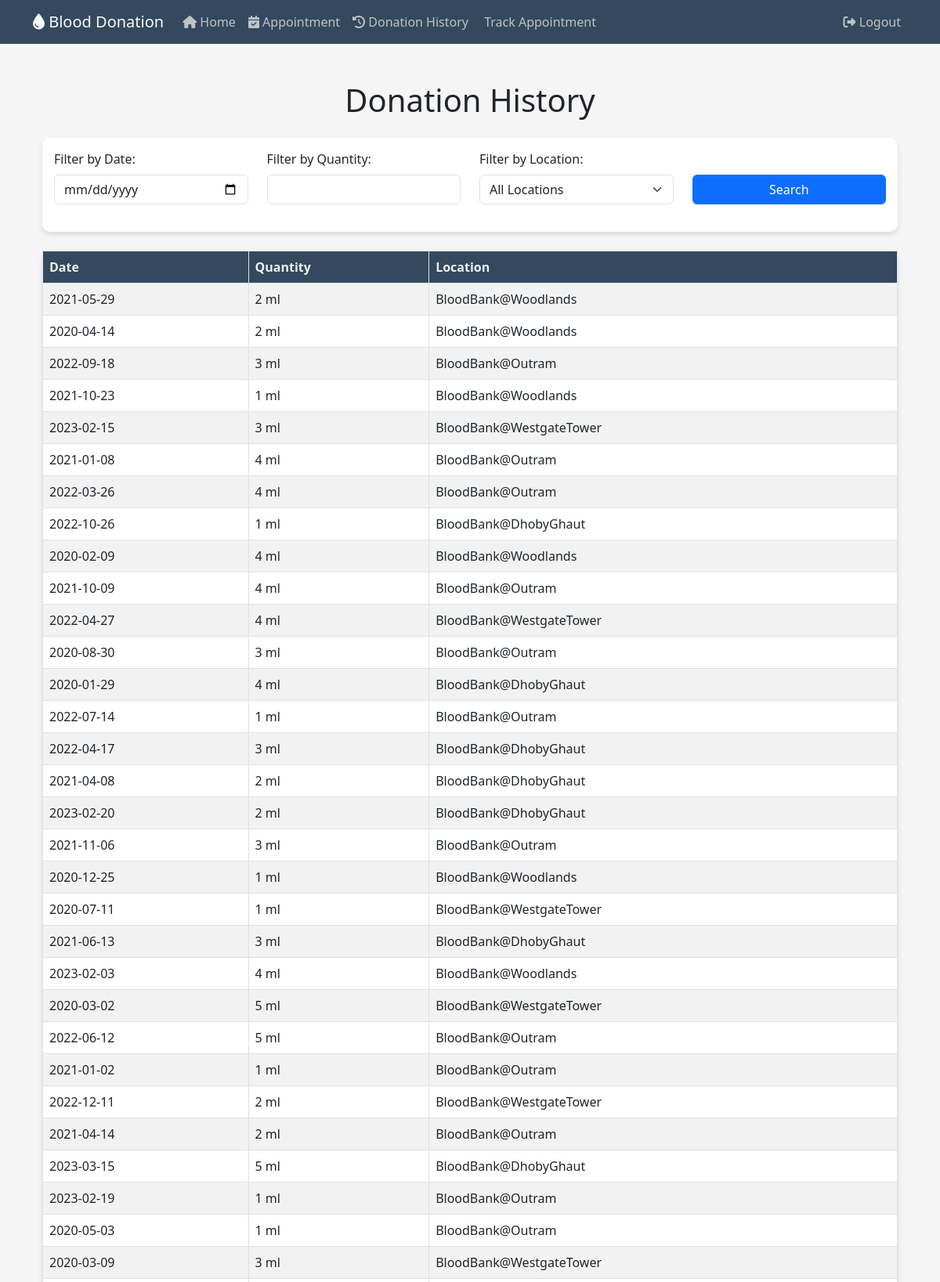
Screenshot of /donationhistory (signed in, upper part) with the database file from the repository.
### website/models.py (models this page shows)
class Donations(db.Model):
    DonationID = db.Column(db.Integer, primary_key=True, autoincrement=True)
    DonorID = db.Column(db.Integer, db.ForeignKey('donors.DonorID'))
    DonationDate = db.Column(db.Date, nullable=False)
    Quantity = db.Column(db.Integer, nullable=False)
    Location = db.Column(db.String(50), nullable=False)

### website/views.py (the view)
@views.route('/donationhistory')
def donationhistory():
    logged_in_user_email = session['email']
    user = Users.get_by_email(logged_in_user_email)
    donor_id = user.donor.DonorID
    stmt = select(Donations.DonationDate, Donations.Quantity, Donations.Location).where(Donations.DonorID == donor_id)
    result = db.session.execute(stmt)
    donations = result.fetchall()
    return render_template('donationhistory.html', donations=donations)

### website/models.py (called while the page is built)
    def get_by_email(email):
        return Users.query.filter_by(Email=email).first()

### website/templates/donationhistory.html (shortened to what this page needs)
{% extends "base.html" %}
{% block text %}
<div class="container my-5">
    <h1 class="mb-4">Donation History</h1>
    <div class="form-custom mb-4">
        <div class="row">
            <div class="col-md-3 filter-input">
                <label for="filter-date" class="form-label">Filter by Date:</label>
                <input type="date" class="form-control" id="filter-date">
            </div>
            <div class="col-md-3 filter-input">
                <label for="filter-quantity" class="form-label">Filter by Quantity:</label>
                <input type="number" class="form-control" id="filter-quantity">
            </div>
            <div class="col-md-3 filter-input">
                <label for="filter-location" class="form-label">Filter by Location:</label>
                <select class="form-select" id="filter-location">
                    <option value="">All Locations</option>
                </select>
            </div>
            <div class="col-md-3 filter-input d-flex align-items-end">
                <button class="btn btn-primary" id="search-btn">Search</button>
            </div>
        </div>
    </div>
    <table class="table table-striped table-bordered table-custom">
        <thead>
            <tr>
                <th>Date</th>
                <th>Quantity</th>
                <th>Location</th>
            </tr>
        </thead>
        <tbody>
            {% for donation in donations %}
                <tr>
                    <td>{{ donation[0] }}</td>
                    <td>{{ donation[1] }} ml</td>
                    <td>{{ donation[2] }}</td>
                </tr>
            {% else %}
                <tr>
                    <td colspan="3" class="text-center">No donations available</td>
                </tr>
            {% endfor %}
        </tbody>
    </table>
</div>
{% endblock %}

### website/static/styles.css (style rules this page uses)
body { font-family: 'Poppins', sans-serif; background-color: #f5f5f5 !important; }
h1 { font-size: 36px; margin: 20px 0; text-align: center; color: #4a4a4a; }
.btn-primary { background-color: #007bff; border-color: #007bff; transition: background-color 0.3s, border-color 0.3s; }

### website/templates/donationhistory.html (style rules this page uses)
.table-custom { background-color: #fff; border-radius: 10px; box-shadow: 0 4px 6px rgba(0, 0, 0, 0.1); }
.table-custom thead th { background-color: #34495e; color: #ecf0f1; }
.form-custom { padding: 15px; background-color: #fff; border-radius: 10px; box-shadow: 0 4px 6px rgba(0, 0, 0, 0.1); }
.filter-input { margin-bottom: 20px; }
#search-btn { width: 100%; margin-top: 30px; }

### rows the page displays
Donations: DonationDate "2021-05-29", Quantity "2", Location "BloodBank@Woodlands"
Donations: DonationDate "2020-04-14", Quantity "2", Location "BloodBank@Woodlands"
Donations: DonationDate "2022-09-18", Quantity "3", Location "BloodBank@Outram"
Donations: DonationDate "2021-10-23", Quantity "1", Location "BloodBank@Woodlands"
Donations: DonationDate "2023-02-15", Quantity "3", Location "BloodBank@WestgateTower"
Donations: DonationDate "2021-01-08", Quantity "4", Location "BloodBank@Outram"
Donations: DonationDate "2022-03-26", Quantity "4", Location "BloodBank@Outram"
Donations: DonationDate "2022-10-26", Quantity "1", Location "BloodBank@DhobyGhaut"
Donations: DonationDate "2020-02-09", Quantity "4", Location "BloodBank@Woodlands"
Donations: DonationDate "2021-10-09", Quantity "4", Location "BloodBank@Outram"
Donations: DonationDate "2022-04-27", Quantity "4", Location "BloodBank@WestgateTower"
Donations: DonationDate "2020-08-30", Quantity "3", Location "BloodBank@Outram"
Donations: DonationDate "2020-01-29", Quantity "4", Location "BloodBank@DhobyGhaut"
Donations: DonationDate "2022-07-14", Quantity "1", Location "BloodBank@Outram"
Donations: DonationDate "2022-04-17", Quantity "3", Location "BloodBank@DhobyGhaut"
Donations: DonationDate "2021-04-08", Quantity "2", Location "BloodBank@DhobyGhaut"
Donations: DonationDate "2023-02-20", Quantity "2", Location "BloodBank@DhobyGhaut"
Donations: DonationDate "2021-11-06", Quantity "3", Location "BloodBank@Outram"
Donations: DonationDate "2020-12-25", Quantity "1", Location "BloodBank@Woodlands"
Donations: DonationDate "2020-07-11", Quantity "1", Location "BloodBank@WestgateTower"
Donations: DonationDate "2021-06-13", Quantity "3", Location "BloodBank@DhobyGhaut"
Donations: DonationDate "2023-02-03", Quantity "4", Location "BloodBank@Woodlands"
Donations: DonationDate "2020-03-02", Quantity "5", Location "BloodBank@WestgateTower"
Donations: DonationDate "2022-06-12", Quantity "5", Location "BloodBank@Outram"
Donations: DonationDate "2021-01-02", Quantity "1", Location "BloodBank@Outram"
Donations: DonationDate "2022-12-11", Quantity "2", Location "BloodBank@WestgateTower"
Donations: DonationDate "2021-04-14", Quantity "2", Location "BloodBank@Outram"
Donations: DonationDate "2023-03-15", Quantity "5", Location "BloodBank@DhobyGhaut"
Donations: DonationDate "2023-02-19", Quantity "1", Location "BloodBank@Outram"
Donations: DonationDate "2020-05-03", Quantity "1", Location "BloodBank@Outram"
Donations: DonationDate "2020-03-09", Quantity "3", Location "BloodBank@WestgateTower"
